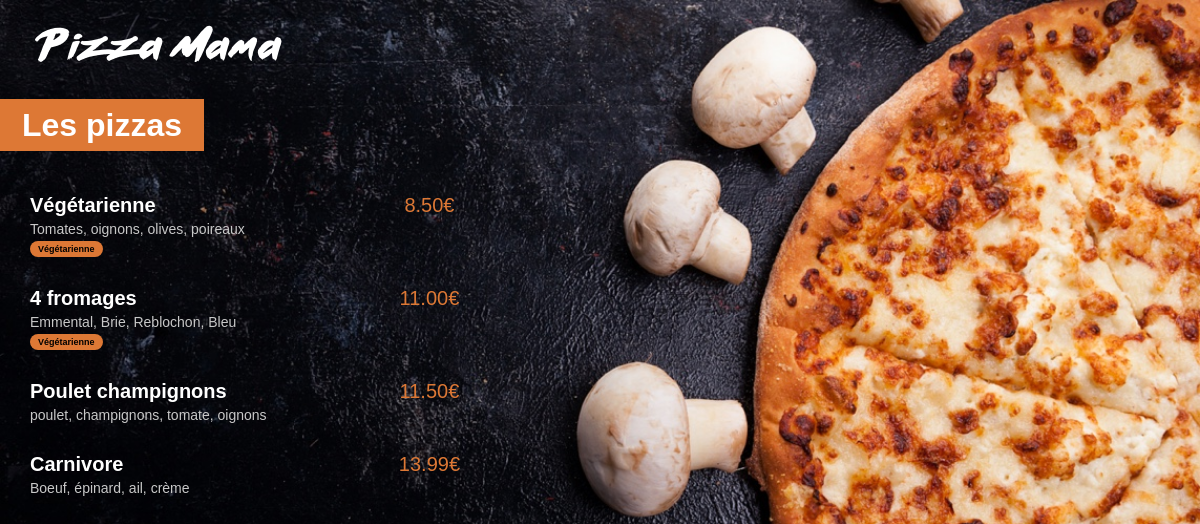
The page / on the database its author committed.
### menu/models.py (models this page shows, shortened)
class Pizza(models.Model):
    nom = models.CharField(max_length=200)
    ingredients = models.CharField(max_length=400)
    prix = models.FloatField(default=0)
    vegetarienne = models.BooleanField(default=False)

### menu/views.py (the view)
# urls.py: path('', views.index, name="index"),
def index(request):
    pizzas = Pizza.objects.all().order_by('prix')
    return render(request, 'menu/index.html', {'pizzas': pizzas})

### menu/templates/menu/index.html (shortened to what this page needs)
{% load static %}
<html lang="fr">
<head>
    <link rel="stylesheet" href="{% static 'menu/style.css' %}">
</head>
<body>
<img id="small_logo" src="{% static 'menu/images/small_logo.png' %}">
    <div class="menu_title">
        <h1>Les pizzas</h1>
    </div>
    <div class="menu_list">
        {% for pizza in pizzas %}
            <div class="menu_list_item">
                <span class="menu_list_item_title">{{pizza.nom}}</span>
                <span class="menu_list_item_prix">{{pizza.prix | floatformat:2}}€</span>
                <span class="menu_list_item_ingredients">{{pizza.ingredients}}</span>
            {% if pizza.vegetarienne %}
                <span class="menu_list_badge">Végétarienne</span>
            {% endif %}
            </div>
        {% endfor %}
    </div>
</body>
</html>

### menu/static/menu/style.css (style rules this page uses)
body { background: url("images/menu_background.jpg") no-repeat center center fixed; -webkit-background-size: cover; -moz-background-size: cover; -o-background-size: cover; background-size: cover; color: white; margin: 0px; font-family: Arial; background-attachment: scroll; }
#small_logo { margin-top: 25px; margin-left: 35px; }
h1 { background-color: #DD7835; display: inline; padding: 8px 22px; }
.menu_title { margin-top: 45px; margin-bottom: 50px; }
.menu_list { margin-left: 30px; }
.menu_list_item { margin: 30px 0px; }
.menu_list_item_title { font-weight: bold; font-size: 20px; width: 350px; display: inline-block; }
.menu_list_item_prix { font-size: 20px; color: #DD7835; margin-left: 10px; width: 70px; display: inline-block; text-align: center; }
.menu_list_item_ingredients { font-size: 14px; color: #C8C8C8; margin-top: 4px; display: block; width: 320px; }
.menu_list_badge { background-color: #DD7835; color: black; font-size: 9px; padding: 3px 8px; margin-top: 4px; display: inline-block; border-radius: 8px; font-weight: bold; }

### rows shown on the page
Pizza: nom "Végétarienne", prix "8.50", ingredients "Tomates, oignons, olives, poireaux", vegetarienne "Végétarienne"
Pizza: nom "4 fromages", prix "11.00", ingredients "Emmental, Brie, Reblochon, Bleu", vegetarienne "Végétarienne"
Pizza: nom "Poulet champignons", prix "11.50", ingredients "poulet, champignons, tomate, oignons"
Pizza: nom "Carnivore", prix "13.99", ingredients "Boeuf, épinard, ail, crème"
